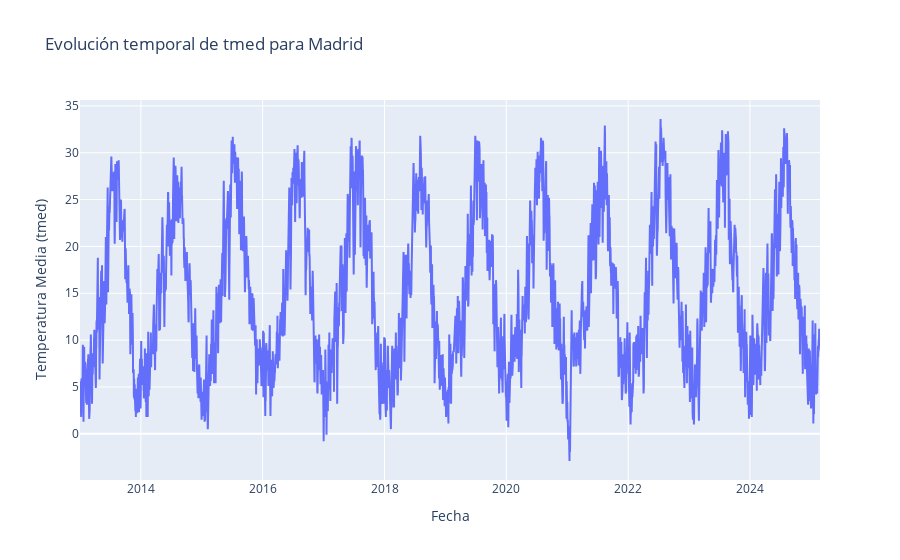

This figure's notebook cell:
### Markdown cell above
### Temperatura media

### Code cell
df_diario_madrid.sort_values(by='time', ascending=True, inplace=True)
fig = go.Figure()
fig.add_trace(
    go.Scatter(
        x = df_diario_madrid['time'],
        y = df_diario_madrid['temperature_2m_mean'],
        mode = 'lines',
        name = "MADRID"
    )
)

fig.update_layout(
    title = f"Evolución temporal de tmed para Madrid",
    xaxis_title = "Fecha",
    yaxis_title = "Temperatura Media (tmed)"
)

fig.show()

### Figure 1 — Plotly figure (JSON) as saved in the notebook; plotly's stock layout.template omitted (floating-point values rounded to 4 significant figures; data arrays with more than 128 entries replaced by an {"elided": "..."} marker saying what was removed)
{"data": [{"mode": "lines", "name": "MADRID", "type": "scatter", "x": {"elided": "4438 str values"}, "y": {"elided": "4438 float values"}}], "layout": {"title": {"text": "Evolución temporal de tmed para Madrid"}, "xaxis": {"title": {"text": "Fecha"}}, "yaxis": {"title": {"text": "Temperatura Media (tmed)"}}}}
